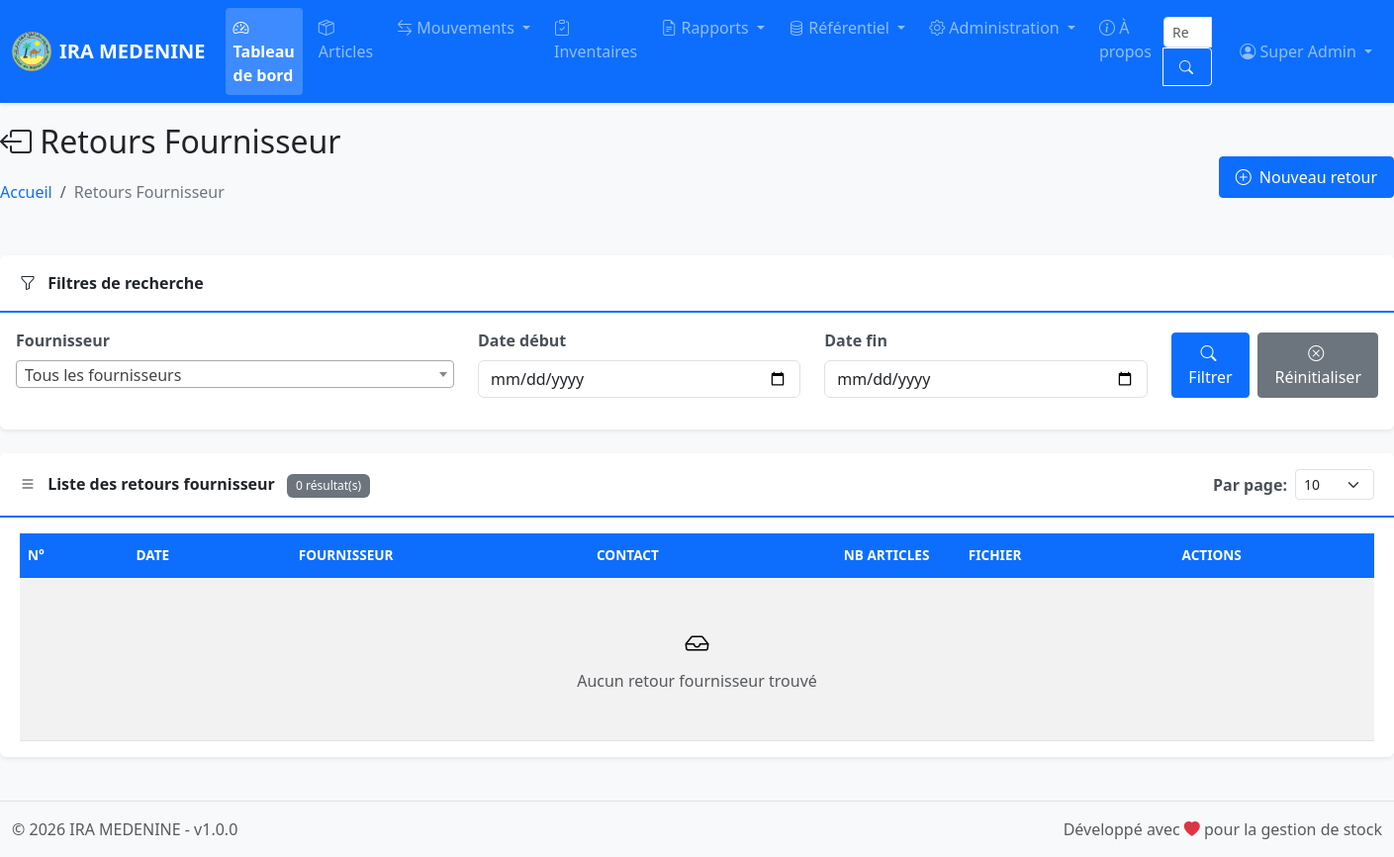
Page /pages/retour_fournisseur/index.php (signed in) on the committed database.
### tables this page shows
CREATE TABLE IF NOT EXISTS `parametres` (
  `id` int NOT NULL AUTO_INCREMENT,
  `nom_etablissement` varchar(255) NOT NULL,
  `logo` varchar(255) DEFAULT NULL,
  `adresse` text,
  `tel_fixe` varchar(20) DEFAULT NULL,
  `tel_mobile` varchar(20) DEFAULT NULL,
  `fax` varchar(20) DEFAULT NULL,
  `email` varchar(100) DEFAULT NULL,
  `site_web` varchar(50) NOT NULL,
  `created_at` timestamp NOT NULL DEFAULT CURRENT_TIMESTAMP,
  `updated_at` timestamp NOT NULL DEFAULT CURRENT_TIMESTAMP ON UPDATE CURRENT_TIMESTAMP,
  PRIMARY KEY (`id`)
);

### classes/Database.php (called while the page is built, shortened)
<?php
class Database {
    private static $instance = null;
    private $connection;
    private $stmt;
    private function __construct() {
        try {
            $dsn = "mysql:host=" . DB_HOST . ";dbname=" . DB_NAME . ";charset=" . DB_CHARSET;
            $options = [
                PDO::ATTR_ERRMODE => PDO::ERRMODE_EXCEPTION,
                PDO::ATTR_DEFAULT_FETCH_MODE => PDO::FETCH_ASSOC,
                PDO::ATTR_EMULATE_PREPARES => true,
                PDO::ATTR_PERSISTENT => true,
                PDO::MYSQL_ATTR_INIT_COMMAND => "SET NAMES " . DB_CHARSET
            ];
            $this->connection = new PDO($dsn, DB_USER, DB_PASS, $options);
        } catch (PDOException $e) {
            die("Erreur de connexion à la base de données: " . $e->getMessage());
        }
    }
    public static function getInstance() {
        if (self::$instance === null) {
            self::$instance = new self();
        }
        return self::$instance;
    }
    public function prepare($sql) {
        $this->stmt = $this->connection->prepare($sql);
        return $this;
    }
    public function execute($params = null) {
        try {
            if ($params !== null && !empty($params)) {
                foreach ($params as $key => $value) {
                    $paramKey = is_int($key) ? $key + 1 : $key;
                    if (is_int($value)) {
                        $this->stmt->bindValue($paramKey, $value, PDO::PARAM_INT);
                    } elseif (is_null($value)) {
                        $this->stmt->bindValue($paramKey, $value, PDO::PARAM_NULL);
                    } else {
                        $this->stmt->bindValue($paramKey, $value, PDO::PARAM_STR);
                    }
                }
                return $this->stmt->execute();
            } else {
                return $this->stmt->execute();
            }
        } catch (PDOException $e) {
            error_log("Erreur SQL: " . $e->getMessage());
            error_log("Requête: " . $this->stmt->queryString);
            throw $e;
        }
    }
    public function fetchAll() {
        $this->stmt->execute();
        return $this->stmt->fetchAll();
    }
    public function fetch() {
        $this->stmt->execute();
        return $this->stmt->fetch();
    }
}

### config/config.php (called while the page is built, shortened)
<?php
spl_autoload_register(function ($class) {
    $class_file = ROOT_PATH . '/classes/' . $class . '.php';
});

### classes/Auth.php (called while the page is built, shortened)
<?php
class Auth {
    private $db;
    public function __construct() {
        $this->db = Database::getInstance();
    }
    public function isLoggedIn() {
        if (isset($_SESSION['user_id']) && isset($_SESSION['last_activity'])) {
            return true;
        }
        return false;
    }
    public function getUser() {
        if ($this->isLoggedIn()) {
            return [
                'id' => $_SESSION['user_id'],
                'login' => $_SESSION['user_login'],
                'nom' => $_SESSION['user_nom'],
                'prenom' => $_SESSION['user_prenom'],
                'mail' => $_SESSION['user_mail'],
                'role_id' => $_SESSION['user_role_id'],
                'role_name' => $_SESSION['user_role_name']
            ];
        }
        return null;
    }
    public function isAdmin() {
        return isset($_SESSION['user_role_name']) && $_SESSION['user_role_name'] === 'admin';
    }
    public function hasPermission($module, $action) {
        if ($this->isAdmin()) {
            return true;
        }
        $sql = "SELECT COUNT(*) as count
                FROM role_permissions rp
                INNER JOIN permissions p ON rp.permission_id = p.id
                WHERE rp.role_id = :role_id
                AND p.module = :module
                AND p.action = :action";
        $this->db->prepare($sql);
        $this->db->bind(':role_id', $_SESSION['user_role_id']);
        $this->db->bind(':module', $module);
        $this->db->bind(':action', $action);
        $result = $this->db->fetch();
        return $result['count'] > 0;
    }
}

### classes/RetourFournisseur.php (called while the page is built, shortened)
<?php
class RetourFournisseur {
    private $db;
    public function __construct() {
        $this->db = Database::getInstance();
    }
    public function count($filters = []) {
        $sql = "SELECT COUNT(*) as total FROM retour_fournisseur WHERE 1=1";
        $params = [];
        $this->db->prepare($sql);
        $this->db->execute();
        $result = $this->db->fetch();
        return $result['total'];
    }
}

### pages/retour_fournisseur/index.php (the view, shortened to what this page needs)
<?php
require_once __DIR__ . '/../../includes/header.php';
$auth->requirePermission('retour_fournisseur', 'view');
$retourFournisseur = new RetourFournisseur();
$date_debut = $_GET['date_debut'] ?? '';
$date_fin = $_GET['date_fin'] ?? '';
$page = isset($_GET['page']) && is_numeric($_GET['page']) ? (int)$_GET['page'] : 1;
$perPage = isset($_GET['perPage']) && in_array($_GET['perPage'], PER_PAGE_OPTIONS) ? (int)$_GET['perPage'] : DEFAULT_PER_PAGE;
$filters = [];
$retours = $retourFournisseur->getAll($page, $perPage, $filters);
$total = $retourFournisseur->count($filters);
?>
<?php require_once __DIR__ . '/../../includes/navbar.php'; ?>
<div class="container-fluid main-container">
    <div class="row mb-4">
        <div class="col-12">
            <div class="d-flex justify-content-between align-items-center">
                <div>
                    <h2><i class="bi bi-box-arrow-left"></i> Retours Fournisseur</h2>
                    <nav aria-label="breadcrumb">
                        <ol class="breadcrumb">
                            <li class="breadcrumb-item"><a href="<?php echo BASE_URL; ?>/index.php">Accueil</a></li>
                            <li class="breadcrumb-item active">Retours Fournisseur</li>
                        </ol>
                    </nav>
                </div>
                <div>
                    <?php if ($auth->hasPermission('retour_fournisseur', 'create')): ?>
                    <a href="<?php echo BASE_URL; ?>/pages/retour_fournisseur/create.php" class="btn btn-primary">
                        <i class="bi bi-plus-circle"></i> Nouveau retour
                    </a>
                    <?php endif; ?>
                </div>
            </div>
        </div>
    </div>
<div class="card mb-4">
    <div class="card-header">
        <i class="bi bi-funnel"></i> Filtres de recherche
    </div>
    <div class="card-body">
        <form method="GET" action="">
            <div class="row">
                <div class="col-md-4 mb-3">
                    <label for="fournisseur_id" class="form-label">Fournisseur</label>
                </div>
                <div class="col-md-3 mb-3">
                    <label for="date_debut" class="form-label">Date début</label>
                    <input type="date" class="form-control" id="date_debut" name="date_debut"
                           value="<?php echo htmlspecialchars($date_debut); ?>">
                </div>
                <div class="col-md-3 mb-3">
                    <label for="date_fin" class="form-label">Date fin</label>
                    <input type="date" class="form-control" id="date_fin" name="date_fin"
                           value="<?php echo htmlspecialchars($date_fin); ?>">
                </div>
                <div class="col-md-2 mb-3 d-flex align-items-end">
                    <button type="submit" class="btn btn-primary me-2">
                        <i class="bi bi-search"></i> Filtrer
                    </button>
                    <a href="<?php echo BASE_URL; ?>/pages/retour_fournisseur/index.php" class="btn btn-secondary">
                        <i class="bi bi-x-circle"></i> Réinitialiser
                    </a>
                </div>
            </div>
        </form>
    </div>
</div>
<div class="card">
    <div class="card-header d-flex justify-content-between align-items-center py-3">
        <span>
            <i class="bi bi-list"></i> Liste des retours fournisseur
            <span class="badge bg-secondary ms-2"><?php echo number_format($total, 0, ',', ' '); ?> résultat(s)</span>
        </span>
        <div class="d-flex align-items-center">
            <label for="perPage" class="form-label me-2 mb-0">Par page:</label>
            <select id="perPage" name="perPage" class="form-select form-select-sm d-inline-block" style="width: 80px;" onchange="changePerPage(this.value)">
                <?php foreach (PER_PAGE_OPTIONS as $option): ?>
                    <option value="<?php echo $option; ?>" <?php echo $perPage == $option ? 'selected' : ''; ?>>
                        <?php echo $option; ?>
                    </option>
                <?php endforeach; ?>
            </select>
        </div>
    </div>
    <div class="card-body p-3">
        <div class="table-responsive" style="max-height: calc(100vh - 350px); padding: 0 4px;">
            <table class="table table-hover table-striped mb-0" style="margin-bottom: 0;">
                <thead class="table-light sticky-top" style="top: -3px;">
                    <tr>
                        <th width="8%" style="padding: 12px 8px;">N°</th>
                        <th width="12%" style="padding: 12px 8px;">Date</th>
                        <th width="22%" style="padding: 12px 8px;">Fournisseur</th>
                        <th width="18%" style="padding: 12px 8px;">Contact</th>
                        <th class="text-center" width="8%" style="padding: 12px 8px;">Nb Articles</th>
                        <th width="8%" class="text-center" style="padding: 12px 8px;">Fichier</th>
                        <th width="24%" class="text-center" style="padding: 12px 8px;">Actions</th>
                    </tr>
                </thead>
                <tbody>
                    <?php if (empty($retours)): ?>
                        <tr>
                            <td colspan="7" class="text-center py-5" style="padding: 20px 8px;">
                                <i class="bi bi-inbox fs-4 d-block mb-2"></i>
                                <span class="text-muted">Aucun retour fournisseur trouvé</span>
                            </td>
                        </tr>
                    <?php endif; ?>
                </tbody>
            </table>
        </div>
    </div>
</div>
    </div>
<?php require_once __DIR__ . '/../../includes/footer.php'; ?>

### includes/navbar.php (shortened to what this page needs)
<nav class="navbar navbar-expand-lg navbar-dark bg-primary sticky-top">
    <div class="container-fluid">
        <a class="navbar-brand d-flex align-items-center" href="<?php echo BASE_URL; ?>/index.php">
            <?php if (!empty($parametres['logo'])): ?>
                <img src="<?php echo BASE_URL; ?>/uploads/logo/<?php echo htmlspecialchars($parametres['logo']); ?>" alt="Logo" height="40" class="me-2" style="object-fit:contain;">
            <?php endif; ?>
            <span class="fw-bold"><?php echo htmlspecialchars($parametres['nom_etablissement'] ?? APP_NAME); ?></span>
        </a>
        <div class="collapse navbar-collapse" id="navbarMain">
            <ul class="navbar-nav me-auto mb-2 mb-lg-0">
                <li class="nav-item">
                    <a class="nav-link <?php echo basename($_SERVER['PHP_SELF']) == 'index.php' ? 'active' : ''; ?>" href="<?php echo BASE_URL; ?>/index.php">
                        <i class="bi bi-speedometer2"></i> Tableau de bord
                    </a>
                </li>
                <?php if ($auth->hasPermission('articles', 'view')): ?>
                <li class="nav-item">
                    <a class="nav-link <?php echo strpos($_SERVER['PHP_SELF'], 'articles') !== false ? 'active' : ''; ?>" href="<?php echo BASE_URL; ?>/pages/articles/index.php">
                        <i class="bi bi-box-seam"></i> Articles
                    </a>
                </li>
                <?php endif; ?>
                <?php if ($auth->hasPermission('entrees', 'view') || $auth->hasPermission('sorties', 'view') || $auth->hasPermission('retours', 'view')): ?>
                <li class="nav-item dropdown">
                    <a class="nav-link dropdown-toggle" href="#" id="navbarMouvements" role="button" data-bs-toggle="dropdown" aria-expanded="false">
                        <i class="bi bi-arrow-left-right"></i> Mouvements
                    </a>
                </li>
                <?php endif; ?>
                <?php if ($auth->hasPermission('inventaires', 'view')): ?>
                <li class="nav-item">
                    <a class="nav-link <?php echo strpos($_SERVER['PHP_SELF'], 'inventaires') !== false ? 'active' : ''; ?>" href="<?php echo BASE_URL; ?>/pages/inventaires/index.php">
                        <i class="bi bi-clipboard-check"></i> Inventaires
                    </a>
                </li>
                <?php endif; ?>
                <?php if ($auth->hasPermission('rapports', 'view')): ?>
                <li class="nav-item dropdown">
                    <a class="nav-link dropdown-toggle" href="#" id="navbarRapports" role="button" data-bs-toggle="dropdown" aria-expanded="false">
                        <i class="bi bi-file-earmark-text"></i> Rapports
                    </a>
                </li>
                <?php endif; ?>
                <?php if ($auth->hasPermission('services', 'view') || $auth->hasPermission('employes', 'view') || $auth->hasPermission('fournisseurs', 'view') || $auth->hasPermission('equipes', 'view')): ?>
                <li class="nav-item dropdown">
                    <a class="nav-link dropdown-toggle" href="#" id="navbarReferentiel" role="button" data-bs-toggle="dropdown" aria-expanded="false">
                        <i class="bi bi-database"></i> Référentiel
                    </a>
                </li>
                <?php endif; ?>
                <?php if ($auth->isAdmin()): ?>
                <li class="nav-item dropdown">
                    <a class="nav-link dropdown-toggle" href="#" id="navbarAdmin" role="button" data-bs-toggle="dropdown" aria-expanded="false">
                        <i class="bi bi-gear"></i> Administration
                    </a>
                </li>
                <?php endif; ?>
                <li class="nav-item">
                    <a class="nav-link" href="<?php echo BASE_URL; ?>/pages/apropos/index.php">
                        <i class="bi bi-info-circle"></i> À propos
                    </a>
                </li>
            </ul>
            <form class="d-flex me-3" action="<?php echo BASE_URL; ?>/pages/search.php" method="GET">
                <div class="input-group">
                    <input class="form-control form-control-sm" type="search" placeholder="Rechercher..." aria-label="Rechercher" name="q" required>
                    <button class="btn btn-outline-light btn-sm" type="submit"><i class="bi bi-search"></i></button>
                </div>
            </form>
            <ul class="navbar-nav">
                <li class="nav-item dropdown">
                    <a class="nav-link dropdown-toggle" href="#" id="navbarUser" role="button" data-bs-toggle="dropdown" aria-expanded="false">
                        <i class="bi bi-person-circle"></i> <?php echo $current_user['prenom'] . ' ' . $current_user['nom']; ?>
                    </a>
                </li>
            </ul>
        </div>
    </div>
</nav>

### includes/footer.php (shortened to what this page needs)
    <footer class="footer mt-auto py-3 bg-light border-top">
        <div class="container-fluid">
            <div class="row">
                <div class="col-md-6 text-muted">
                    &copy; <?php echo date('Y'); ?> <?php echo $parametres['nom_etablissement'] ?? APP_NAME; ?> - v<?php echo APP_VERSION; ?>
                </div>
                <div class="col-md-6 text-end text-muted">
                    Développé avec <i class="bi bi-heart-fill text-danger"></i> pour la gestion de stock
                </div>
            </div>
        </div>
    </footer>
</body>
</html>

### rows in the picture
parametres: logo (picture), nom_etablissement "IRA MEDENINE"

### other values in the picture
$current_user['prenom'] "Super"
$current_user['nom'] "Admin"
$total "0"
APP_VERSION "1.0.0"
form field perPage "10"
